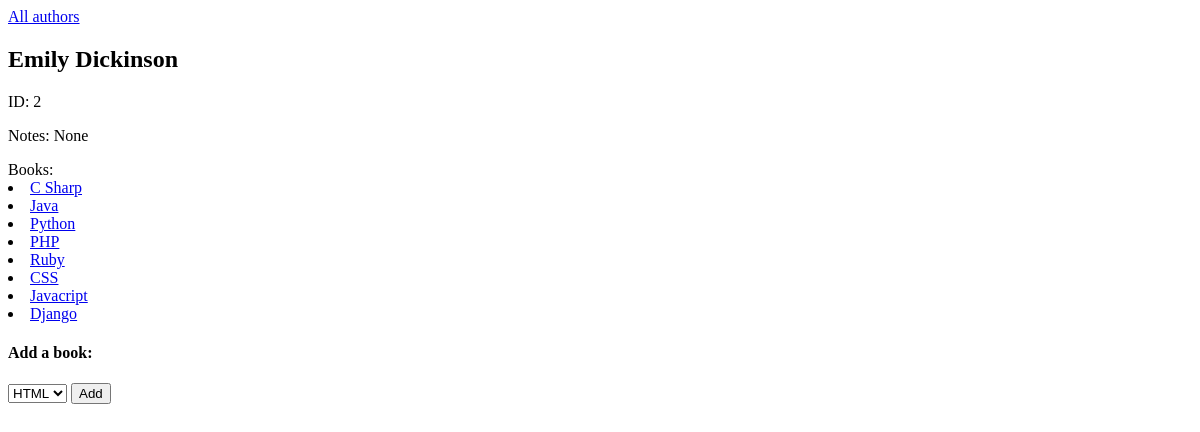
The page /author/2 on the database its author committed.
### book_authors_app/models.py (models this page shows)
class Author(models.Model):
    first_name = models.CharField(max_length=45)
    last_name = models.CharField(max_length=45)
    notes = models.TextField(null=True)
    books = models.ManyToManyField('Book', related_name='authors')
    created_at = models.DateTimeField(auto_now_add=True)
    updated_at = models.DateTimeField(auto_now=True)

class Book(models.Model):
    title = models.CharField(max_length=255)
    desc = models.TextField(null=True)
    created_at = models.DateTimeField(auto_now_add=True)
    updated_at = models.DateTimeField(auto_now=True)

### book_authors_app/views.py (the view)
# urls.py: path('author/<int:author_id>', views.author),
def author(request, author_id):
    author = Author.objects.get(id=author_id)
    context = {
        "author": author,
        "books": Book.objects.exclude(authors__id = author_id),
    }
    return render(request, 'author.html', context)

### book_authors_app/templates/author.html (shortened to what this page needs)
<!DOCTYPE html>
<html lang="en">
<head>
    {% load static %}
    <link rel="stylesheet" href="{% static 'css/style.css' %}">
</head>
<body>
<a href="/authors">All authors</a>
<h2>{{ author.first_name }} {{author.last_name}}</h2>
<p>ID: {{ author.id }}</p>
<p>Notes: {{ author.notes }}</p>
Books:
{% for book in author.books.all %}
    <li><a href="/books/{{ book.id }}">{{ book.title }}</a></li>
{% endfor %}
<h4>Add a book:</h4>
<form action="/author/{{author.id}}/assign" method = "POST">
    <select name="book_id">
        {% for book in books %}
            <option value = "{{ book.id }}">{{ book.title }}</option>
        {% endfor %}
    </select>
    <button>Add</button>
</form>
</html>

### rows shown on the page
Author: first_name "Emily", last_name "Dickinson", id "2", notes "None"
Book: title "C Sharp"
Book: title "Java"
Book: title "Python"
Book: title "PHP"
Book: title "Ruby"
Book: title "CSS"
Book: title "Javacript"
Book: title "Django"

### other values the page prints
form field book_id "HTML"
